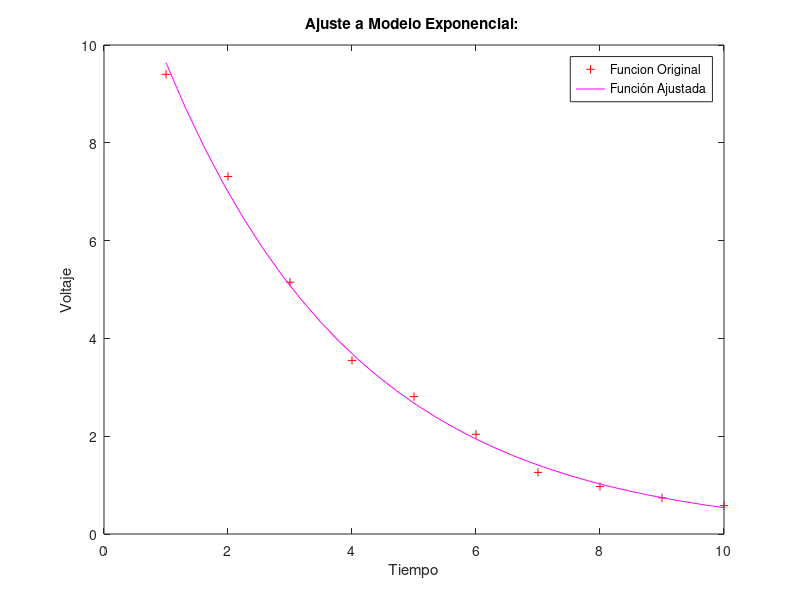

Here is the MATLAB script that generated this plot:
close all
clear all
 
R=200;
t=[1:1:10];
v=[9.4,7.31,5.15,3.55,2.81,2.04,1.26,0.97,0.74,0.58];
 
plot(t,v,'+r')
p=polyfit(t,log(v),1);
C=-1/(R*p(1));
 
v0=exp(p(2));
 
t1=linspace(min(t),max(t),30)
v1=v0*exp(-t1./(R*C));
hold on
 
plot(t1,v1,'m')
title('Ajuste a Modelo Exponencial: ')
 xlabel('Tiempo')
 ylabel('Voltaje')
 legend('Funcion Original','Función Ajustada')
